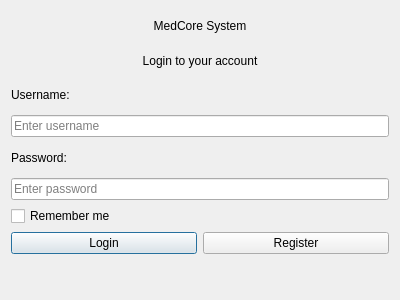
<?xml version="1.0" encoding="UTF-8"?>
<ui version="4.0">
 <class>LoginWindow</class>
 <widget class="QDialog" name="LoginWindow">
  <property name="geometry">
   <rect>
    <x>0</x>
    <y>0</y>
    <width>400</width>
    <height>300</height>
   </rect>
  </property>
  <property name="windowTitle">
   <string>Medical Management System - Login</string>
  </property>
  <layout class="QVBoxLayout" name="mainLayout">
   <item>
    <widget class="QLabel" name="titleLabel">
     <property name="text">
      <string>MedCore System</string>
     </property>
     <property name="alignment">
      <set>Qt::AlignCenter</set>
     </property>
    </widget>
   </item>
   <item>
    <widget class="QLabel" name="subtitleLabel">
     <property name="text">
      <string>Login to your account</string>
     </property>
     <property name="alignment">
      <set>Qt::AlignCenter</set>
     </property>
    </widget>
   </item>
   <item>
    <widget class="QLabel" name="usernameLabel">
     <property name="text">
      <string>Username:</string>
     </property>
    </widget>
   </item>
   <item>
    <widget class="QLineEdit" name="usernameEdit">
     <property name="placeholderText">
      <string>Enter username</string>
     </property>
    </widget>
   </item>
   <item>
    <widget class="QLabel" name="passwordLabel">
     <property name="text">
      <string>Password:</string>
     </property>
    </widget>
   </item>
   <item>
    <widget class="QLineEdit" name="passwordEdit">
     <property name="placeholderText">
      <string>Enter password</string>
     </property>
     <property name="echoMode">
      <enum>QLineEdit::Password</enum>
     </property>
    </widget>
   </item>
   <item>
    <widget class="QCheckBox" name="rememberCheckBox">
     <property name="text">
      <string>Remember me</string>
     </property>
    </widget>
   </item>
   <item>
    <layout class="QHBoxLayout" name="buttonLayout">
     <item>
      <widget class="QPushButton" name="loginBtn">
       <property name="text">
        <string>Login</string>
       </property>
      </widget>
     </item>
     <item>
      <widget class="QPushButton" name="registerBtn">
       <property name="text">
        <string>Register</string>
       </property>
      </widget>
     </item>
    </layout>
   </item>
   <item>
    <widget class="QLabel" name="messageLabel">
     <property name="text">
      <string></string>
     </property>
    </widget>
   </item>
  </layout>
 </widget>
 <resources/>
 <connections/>
</ui>
